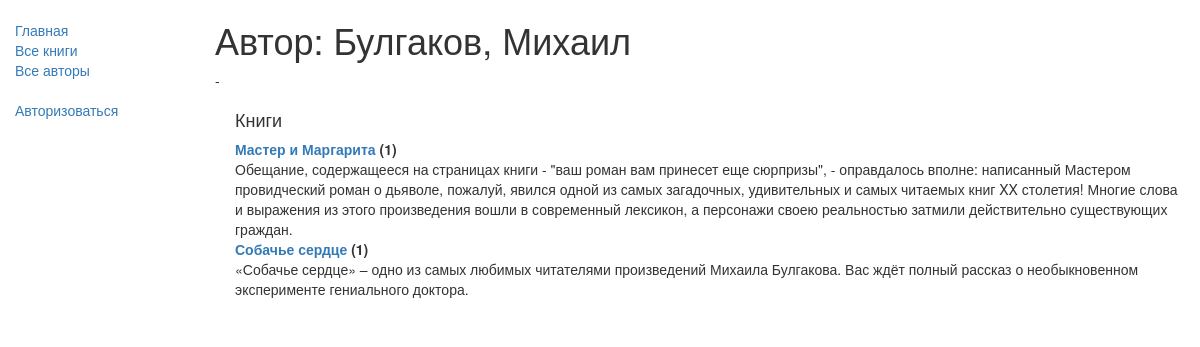
The page /catalog/author/1 on the database as committed earlier.
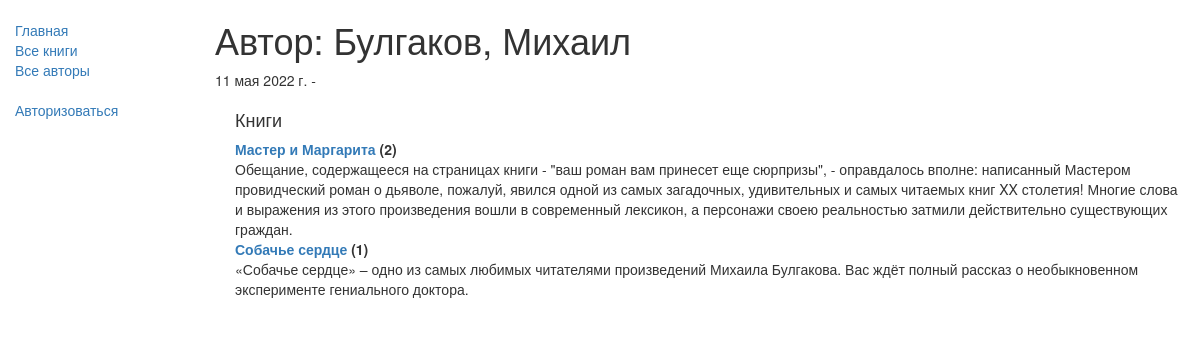
The same page on the database as committed later.
### catalog/models.py (models this page shows, shortened)
class Book(models.Model):
    title = models.CharField(max_length=200, verbose_name='заголовок')
    author = models.ForeignKey('Author', on_delete=models.SET_NULL, null=True, verbose_name='автор')
    """
    Предупреждение: по умолчанию on_delete=models.CASCADE, что означает, что если автор будет удален,
    эта книга тоже будет удалена! Мы используем set_null здесь, но мы также могли бы использовать
    PROTECT или RESTRICT, чтобы предотвратить удаление автора, в то время как любая книга использует ее
    """
    summary = models.TextField(max_length=1000,
                               help_text='Введите краткое описание книги',
                               verbose_name='краткое изложение')
    isbn = models.CharField('ISBN', max_length=13, unique=True,
                            help_text='13 символов <a href="https://www.isbn-international.org/content/what-isbn'
                                      '">ISBN number</a>')
    genre = models.ManyToManyField(Genre, help_text='Выберите жанр для этой книги', verbose_name='жанр')
    language = models.ForeignKey('Language', on_delete=models.SET_NULL, null=True, verbose_name='язык')
    def __str__(self):
        return self.title
    def get_absolute_url(self):
        return reverse('book-detail', args=[str(self.id)])
    def display_genre(self):
        """Создает строку для жанра. Это необходимо для отображения жанра в Admin."""
        return ', '.join(genre.name for genre in self.genre.all()[:3])
    display_genre.short_description = 'жанр'
    class Meta:
        verbose_name = 'книга'
        verbose_name_plural = 'книги'

class Author(models.Model):
    first_name = models.CharField(max_length=100, verbose_name='имя')
    last_name = models.CharField(max_length=100, verbose_name='фамилия')
    date_of_birth = models.DateField(null=True, blank=True, verbose_name='дата рождения')
    date_of_death = models.DateField('дата смерти', null=True, blank=True)
    class Meta:
        ordering = ['last_name', 'first_name']
        verbose_name = 'автор'
        verbose_name_plural = 'авторы'
    def __str__(self):
        return '{0}, {1}'.format(self.last_name, self.first_name)

### catalog/views.py (the view)
# urls.py: re_path(r'^author/(?P<pk>\d+)$', views.AuthorDetailView.as_view(), name='author-detail'),
class AuthorDetailView(generic.DetailView):
    model = Author

### catalog/templates/catalog/author_detail.html (shortened to what this page needs)
{% extends 'base_generic.html' %}
{% block content %}
    <h1>Автор: {{ author }}</h1>
    <p>{{ author.date_of_birth|date }} - {{ author.date_of_death|date }}</p>
    <div style="margin-left:20px;margin-top:20px">
        <h4>Книги</h4>
    <dl>
        {% for book in author.book_set.all %}
            <dt><a href="{{ book.get_absolute_url }}">{{ book }}</a> ({{ book.bookinstance_set.all.count }})</dt>
            <dd>{{ book.summary }}</dd>
        {% endfor %}
    </dl>
    </div>
{% endblock %}

Rows that differ between the two databases and show on the page:
changed Author "Булгаков, Михаил": date_of_birth (not shown) → "11 мая 2022 г."
computed for Book "Мастер и Маргарита": bookinstance_set.all.count "1" → "2"
